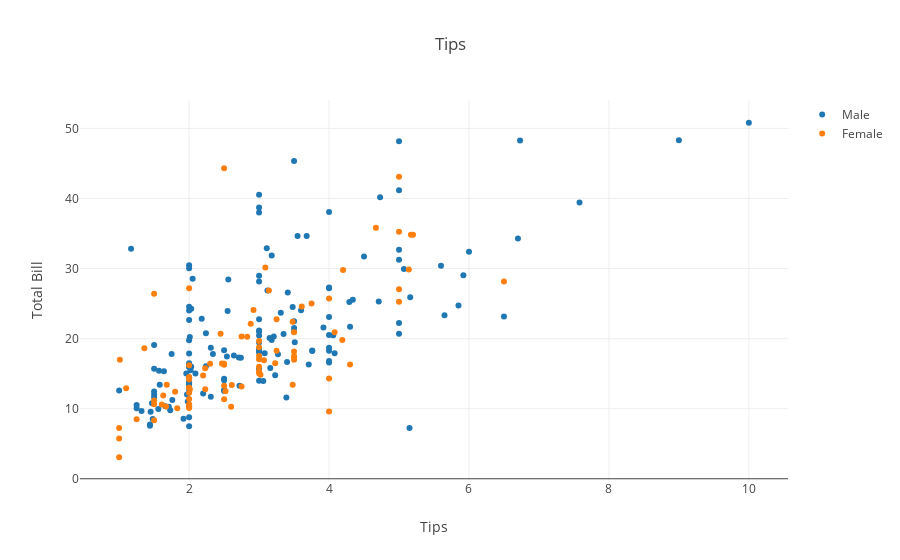

The notebook cell this image was saved under:
### Markdown cell above
If we want to add some details to our layout, we use a 'layout' dict:

### Code cell
fig = {'data':data, 
       'layout':{'xaxis':{'title':'Tips'}, 
                 'yaxis':{'title':'Total Bill'}, 
                 'title':'Tips'
                }}
pyo.iplot(fig)

### Figure 1 — Plotly figure (JSON) as saved in the notebook; plotly's stock layout.template omitted (floating-point values rounded to 4 significant figures; data arrays with more than 128 entries replaced by an {"elided": "..."} marker saying what was removed)
{"data": [{"mode": "markers", "name": "Male", "type": "scatter", "uid": "83c1c51d-d1f0-47e2-a704-ac6ac7b7b0d5", "x": {"elided": "157 float values"}, "y": {"elided": "157 float values"}}, {"mode": "markers", "name": "Female", "type": "scatter", "uid": "9123fe7a-618b-49d1-ba42-f33e830dfe39", "x": [1.01, 3.61, 5, 3.02, 1.67, 3.5, 2.75, 2.23, 3, 3, 2.45, 3.07, 2.6, 5.2, 1.5, 2.47, 1, 3, 3.14, 5, 2.2, 1.83, 5.17, 1, 4.3, 3.25, 2.5, 3, 2.5, 3.48, 4.08, 4, 1, 4, 3.5, 1.5, 1.8, 2.92, 1.68, 2.52, 4.2, 2, 2, 2.83, 1.5, 2, 3.25, 1.25, 2, 2, 2.75, 3.5, 5, 2.3, 1.5, 1.36, 1.63, 5.14, 3.75, 2.61, 2, 3, 1.61, 2, 4, 3.5, 3.5, 4.19, 5, 2, 2.01, 2, 2.5, 3.23, 2.23, 2.5, 6.5, 1.1, 3.09, 3.48, 3, 2.5, 2, 2.88, 4.67, 2, 3], "y": [16.99, 24.59, 35.26, 14.83, 10.33, 16.97, 20.29, 15.77, 19.65, 15.06, 20.69, 16.93, 10.29, 34.81, 26.41, 16.45, 3.07, 17.07, 26.86, 25.28, 14.73, 10.07, 34.83, 5.75, 16.32, 22.75, 11.35, 15.38, 44.3, 22.42, 20.92, 14.31, 7.25, 25.71, 17.31, 10.65, 12.43, 24.08, 13.42, 12.48, 29.8, 14.52, 11.38, 20.27, 11.17, 12.26, 18.26, 8.51, 10.33, 14.15, 13.16, 17.47, 27.05, 16.43, 8.35, 18.64, 11.87, 29.85, 25, 13.39, 16.21, 17.51, 10.59, 10.63, 9.6, 20.9, 18.15, 19.81, 43.11, 13, 12.74, 13, 16.4, 16.47, 12.76, 13.27, 28.17, 12.9, 30.14, 13.42, 15.98, 16.27, 10.09, 22.12, 35.83, 27.18, 18.78]}], "layout": {"title": {"text": "Tips"}, "xaxis": {"title": {"text": "Tips"}}, "yaxis": {"title": {"text": "Total Bill"}}}}
